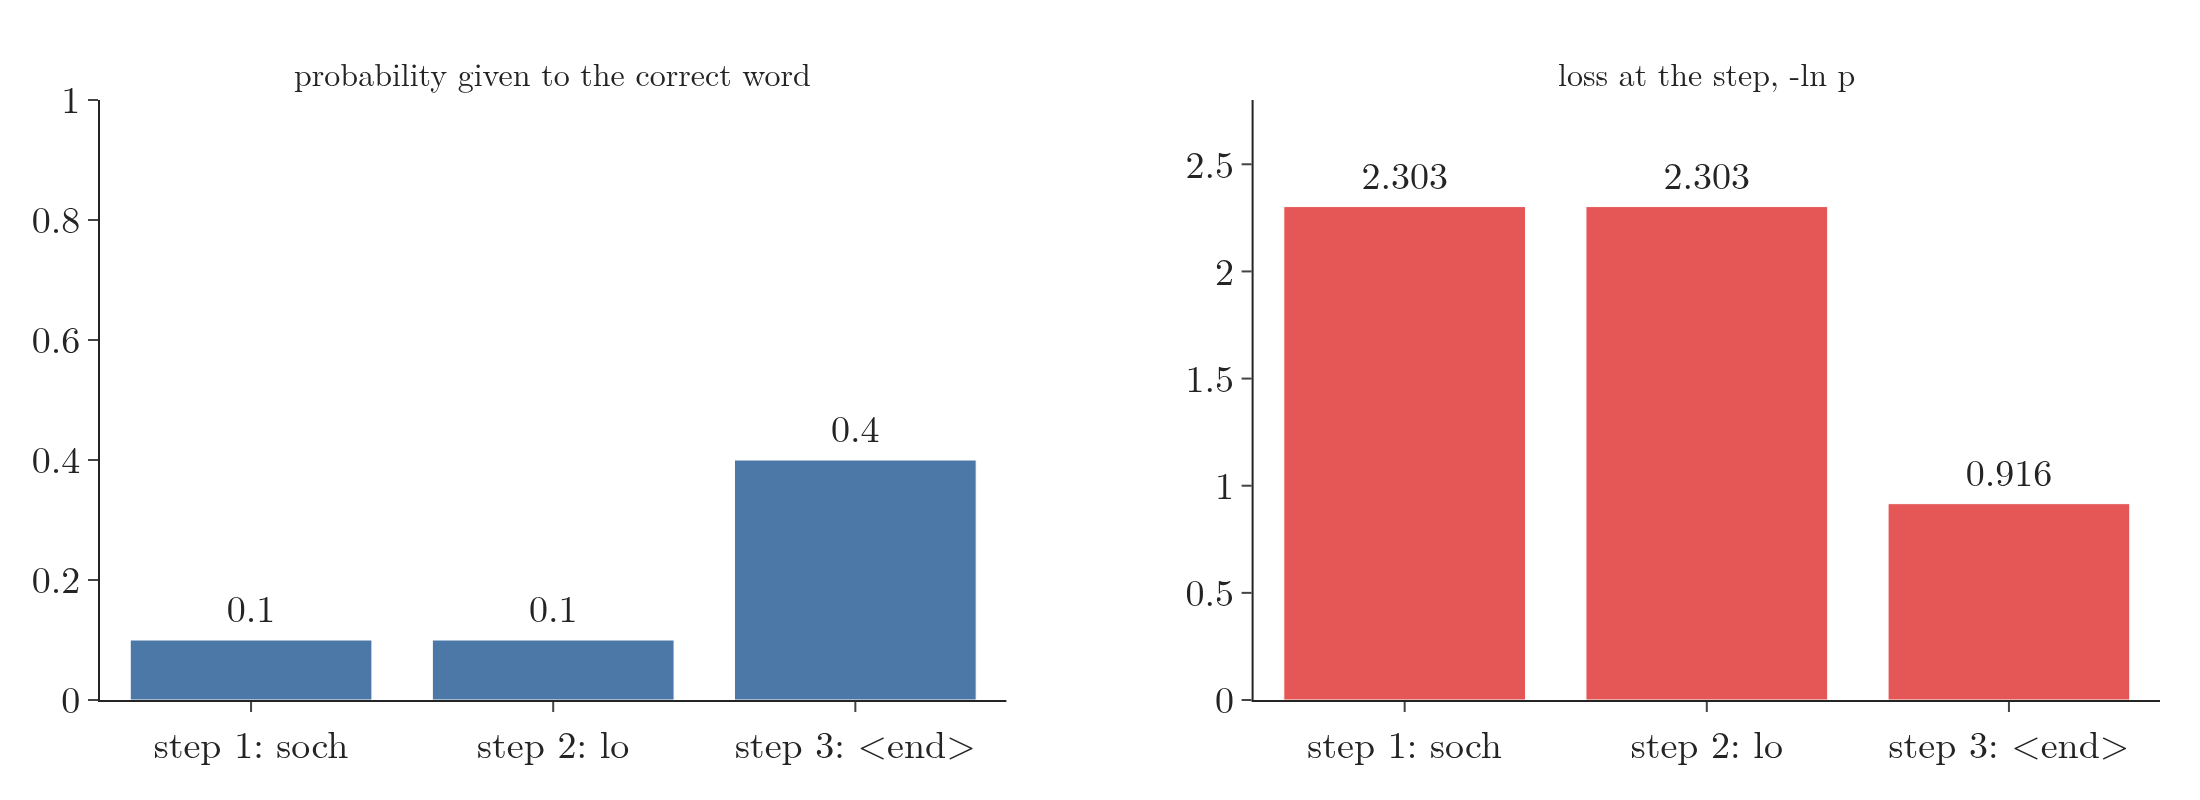

The Python source for this figure:
"""Section 5.3's worked example: the probability the decoder gave each correct word and its loss -ln p.
Values from the text (0.1, 0.1, 0.4); total 5.52, mean 1.84. Plotly."""
from pathlib import Path
import numpy as np
import plotly.graph_objects as go
from plotly.subplots import make_subplots
from common import BLUE, RED, FONT

here = Path(__file__).parent
words, p = ["soch", "lo", "<end>"], np.array([0.1, 0.1, 0.4])
L = -np.log(p)
assert round(L.sum(), 2) == 5.52 and round(L.mean(), 2) == 1.84
labels = [f"step {i + 1}: {w}" for i, w in enumerate(words)]
fig = make_subplots(rows=1, cols=2, horizontal_spacing=0.12,
                    subplot_titles=("probability given to the correct word", "loss at the step, -ln p"))
fig.add_bar(x=labels, y=p, marker_color=BLUE, text=[f"{v:.1f}" for v in p], textposition="outside", row=1, col=1)
fig.add_bar(x=labels, y=L, marker_color=RED, text=[f"{v:.3f}" for v in L], textposition="outside", row=1, col=2)
fig.update_yaxes(range=[0, 1], row=1, col=1)
fig.update_yaxes(range=[0, 2.8], row=1, col=2)
fig.update_layout(template="simple_white", width=1100, height=400, font=dict(FONT, size=19), showlegend=False,
                  margin=dict(l=50, r=20, t=50, b=50))
fig.write_image(here / "step_loss.png", scale=2)
fig.write_image(here / "step_loss.pdf")
